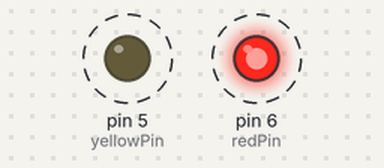
Bench run of a sketch on a simulated Arduino Uno, built with avr-gcc and run on an emulated ATmega328P. Shown: output pins drawn as LEDs (lit = HIGH). Dashed ring = blinking.

Above: at 0.12 s.
Timing chart, 0 to 4.6 s (numbered marks = the images above):
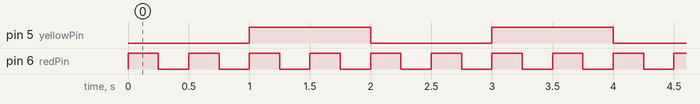

The sketch:

Interrupts.ino
```cpp
#include<TimerOne.h>
String ledStatus = "OFF";
int redPin = 6;
int yellowPin = 5;
void setup() {
  pinMode(redPin, OUTPUT);
  pinMode(yellowPin, OUTPUT);
  Serial.begin(9600);
  Timer1.initialize(1000000);
  Timer1.attachInterrupt(blinkYellow);
}

void loop() {
  digitalWrite(redPin, HIGH);
  delay(250);
  digitalWrite(redPin, LOW);
  delay(250);
}

void blinkYellow(){
  if(ledStatus == "ON"){
    digitalWrite(yellowPin, LOW);
    ledStatus = "OFF";
    return;
  }
  if(ledStatus == "OFF"){
    digitalWrite(yellowPin, HIGH);
    ledStatus = "ON";
    return;
  }
}
```

Measured:
- by itself, pin 5 (yellowPin): alternates HIGH for 1.0 s and LOW for 1.0 s
- by itself, pin 6 (redPin): alternates HIGH for 0.25 s and LOW for 0.25 s
- by itself, everything shown: repeats every 2.0 s, in 8 steps
